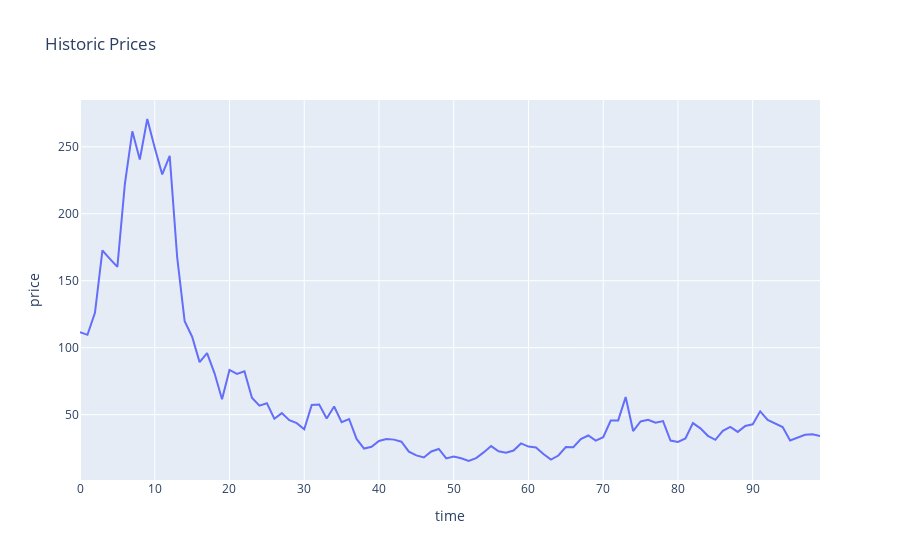

The notebook cell saved with this chart:
### Code cell
import plotly.graph_objects as go
import numpy as np
np.random.seed(42)

# Simulate data
returns = np.random.normal(0.01, 0.2, 100)
price = 100 * np.exp(returns.cumsum())
time = np.arange(100)

# Generate graph using Figure Constructor
layout = go.Layout(
    title="Historic Prices",
    xaxis_title="time",
    yaxis_title="price"
)

fig = go.Figure(
    data=go.Scatter(x=time, y=price),
    layout=layout
)   
fig.show()

### Figure 1 — Plotly figure (JSON) as saved in the notebook; plotly's stock layout.template omitted (floating-point values rounded to 4 significant figures)
{"data": [{"type": "scatter", "x": [0, 1, 2, 3, 4, 5, 6, 7, 8, 9, 10, 11, 12, 13, 14, 15, 16, 17, 18, 19, 20, 21, 22, 23, 24, 25, 26, 27, 28, 29, 30, 31, 32, 33, 34, 35, 36, 37, 38, 39, 40, 41, 42, 43, 44, 45, 46, 47, 48, 49, 50, 51, 52, 53, 54, 55, 56, 57, 58, 59, 60, 61, 62, 63, 64, 65, 66, 67, 68, 69, 70, 71, 72, 73, 74, 75, 76, 77, 78, 79, 80, 81, 82, 83, 84, 85, 86, 87, 88, 89, 90, 91, 92, 93, 94, 95, 96, 97, 98, 99], "y": [111.6, 109.6, 126.0, 172.6, 166.4, 160.3, 222.1, 261.6, 240.5, 270.8, 249.3, 229.4, 243.2, 167.5, 119.8, 108.2, 89.23, 95.97, 80.84, 61.56, 83.35, 80.48, 82.39, 62.58, 56.69, 58.55, 46.98, 51.15, 45.82, 43.65, 39.09, 57.19, 57.61, 47.09, 56.07, 44.37, 46.72, 31.89, 24.7, 25.95, 30.38, 31.75, 31.34, 29.81, 22.4, 19.59, 18.05, 22.52, 24.36, 17.3, 18.64, 17.43, 15.38, 17.55, 21.79, 26.51, 22.64, 21.5, 23.2, 28.48, 26.14, 25.44, 20.6, 16.38, 19.46, 25.78, 25.67, 31.69, 34.41, 30.54, 33.16, 45.56, 45.69, 63.11, 37.75, 44.94, 46.19, 43.94, 45.21, 30.68, 29.66, 32.18, 43.68, 39.77, 34.17, 31.22, 37.87, 40.85, 37.11, 41.54, 42.78, 52.45, 46.03, 43.55, 40.67, 30.65, 32.85, 34.96, 35.35, 34.06]}], "layout": {"title": {"text": "Historic Prices"}, "xaxis": {"title": {"text": "time"}}, "yaxis": {"title": {"text": "price"}}}}
